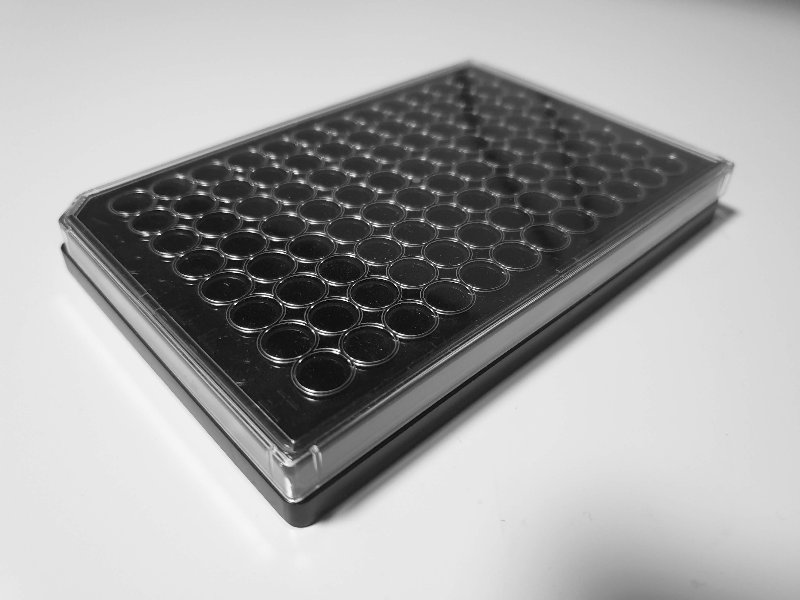
#> input picture 6_processing/plate_gray.png, 800 x 600 px
$ python zoom.py
#> lines starting #> are read from the running program, lines starting #| are printed output that depends on the picture
import cv2

img = cv2.imread("plate_gray.png")
#> img is the input picture: shape (600, 800, 3); min 1, max 255, mean 163.3
cv2.imwrite("zoom.png", img[200:230,200:240])
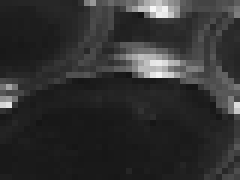
#> saved as zoom.png: shape (30, 40, 3) (shown 6 times larger); min 20, max 247, mean 48.6
rect = cv2.rectangle(img, (200,200), (240,230), (0, 0, 255), 2)

cv2.imwrite("rectangle.png", rect)
